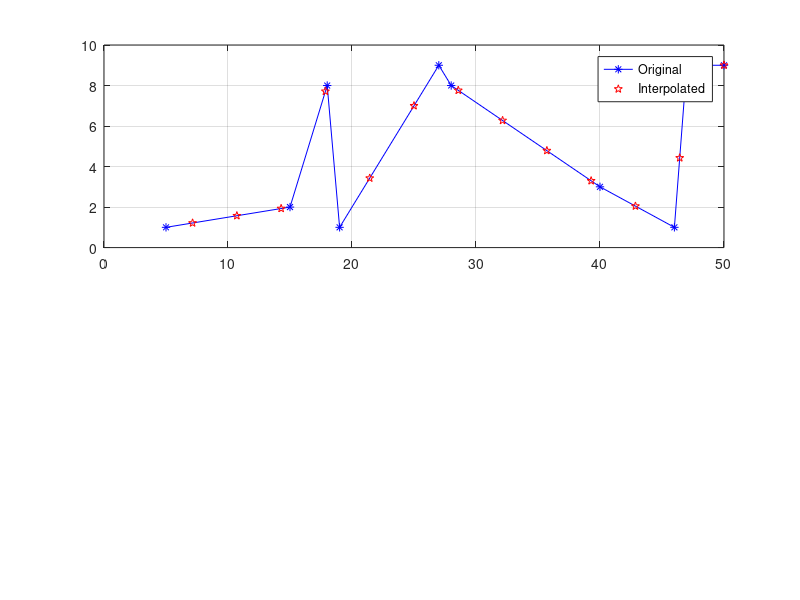

This figure's MATLAB source:
x = sort(unique(randi(50,1,10)));
y = randi(10,1,length(x));
xi = linspace(0,max(x),15);
yi = interp1(x,y,xi,'linear');
figure(1)
subplot(2,1,1)
plot(x,y,'-*b')
hold on
plot(xi,yi,'pr')
hold off
grid
legend('Original','Interpolated')


return
Vq = interpn(y,2) 
for i=2:size(x,2)
    start = x(i-1);
    endTime = x(i);

end

xi = linspace(0,max(x),15/2);
yi = interp1(x,y,xi,'liner');
subplot(2,1,2)
plot(x,y,'-','color','blue')
hold on
plot(xi,yi,'-','color','red')
hold off
grid
legend('Original','Interpolated')